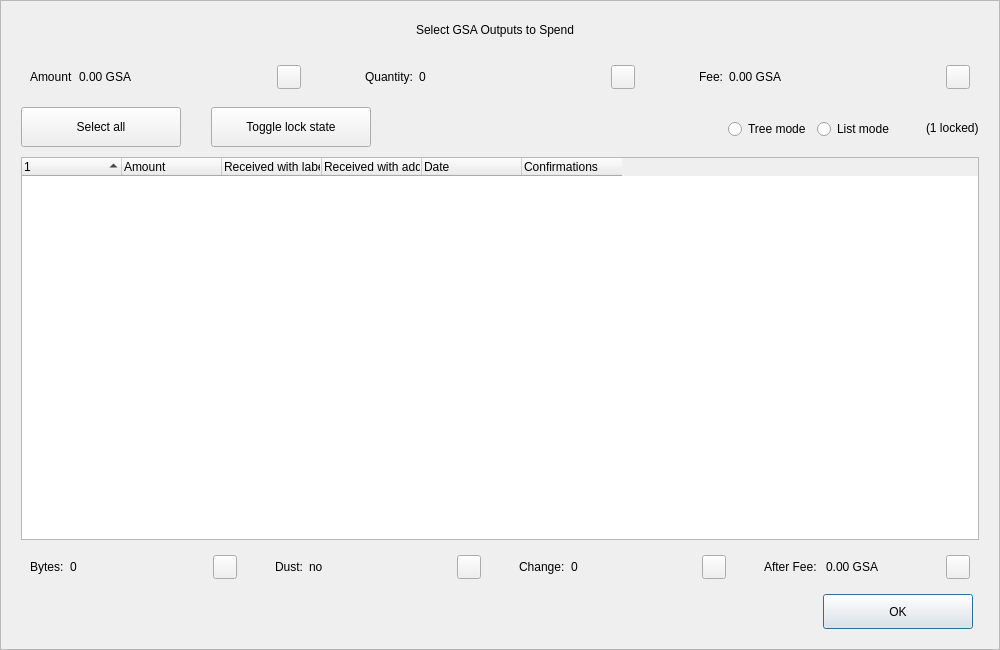
<?xml version="1.0" encoding="UTF-8"?>
<ui version="4.0">
 <class>CoinControlDialog</class>
 <widget class="QDialog" name="CoinControlDialog">
  <property name="geometry">
   <rect>
    <x>0</x>
    <y>0</y>
    <width>1000</width>
    <height>650</height>
   </rect>
  </property>
  <property name="minimumSize">
   <size>
    <width>950</width>
    <height>650</height>
   </size>
  </property>
  <property name="windowTitle">
   <string>Coin Selection</string>
  </property>
  <property name="styleSheet">
   <string notr="true"/>
  </property>
  <layout class="QVBoxLayout" name="verticalLayout">
   <property name="spacing">
    <number>0</number>
   </property>
   <property name="leftMargin">
    <number>0</number>
   </property>
   <property name="topMargin">
    <number>0</number>
   </property>
   <property name="rightMargin">
    <number>0</number>
   </property>
   <property name="bottomMargin">
    <number>0</number>
   </property>
   <item>
    <widget class="QFrame" name="frameContainer">
     <property name="toolTipDuration">
      <number>0</number>
     </property>
     <property name="frameShape">
      <enum>QFrame::StyledPanel</enum>
     </property>
     <property name="frameShadow">
      <enum>QFrame::Raised</enum>
     </property>
     <layout class="QVBoxLayout" name="verticalLayout_2">
      <property name="leftMargin">
       <number>0</number>
      </property>
      <property name="rightMargin">
       <number>0</number>
      </property>
      <property name="bottomMargin">
       <number>20</number>
      </property>
      <item>
       <layout class="QHBoxLayout" name="horizontalLayout_12">
        <property name="spacing">
         <number>0</number>
        </property>
        <property name="leftMargin">
         <number>20</number>
        </property>
        <property name="rightMargin">
         <number>30</number>
        </property>
        <item>
         <spacer name="horizontalSpacer_4">
          <property name="orientation">
           <enum>Qt::Horizontal</enum>
          </property>
          <property name="sizeHint" stdset="0">
           <size>
            <width>40</width>
            <height>20</height>
           </size>
          </property>
         </spacer>
        </item>
        <item>
         <widget class="QLabel" name="labelTitle">
          <property name="minimumSize">
           <size>
            <width>0</width>
            <height>40</height>
           </size>
          </property>
          <property name="maximumSize">
           <size>
            <width>16777215</width>
            <height>40</height>
           </size>
          </property>
          <property name="text">
           <string>Select GSA Outputs to Spend</string>
          </property>
          <property name="alignment">
           <set>Qt::AlignCenter</set>
          </property>
          <property name="margin">
           <number>7</number>
          </property>
         </widget>
        </item>
        <item>
         <spacer name="horizontalSpacer_5">
          <property name="orientation">
           <enum>Qt::Horizontal</enum>
          </property>
          <property name="sizeHint" stdset="0">
           <size>
            <width>40</width>
            <height>20</height>
           </size>
          </property>
         </spacer>
        </item>
       </layout>
      </item>
      <item>
       <layout class="QHBoxLayout" name="horizontalLayout_8">
        <property name="leftMargin">
         <number>20</number>
        </property>
        <property name="rightMargin">
         <number>20</number>
        </property>
        <item>
         <widget class="QWidget" name="layoutAmount" native="true">
          <layout class="QHBoxLayout" name="horizontalLayout_9" stretch="0,1,0">
           <item>
            <widget class="QLabel" name="labelCoinControlAmountText">
             <property name="text">
              <string>Amount</string>
             </property>
            </widget>
           </item>
           <item>
            <widget class="QLabel" name="labelCoinControlAmount">
             <property name="text">
              <string>0.00 GSA</string>
             </property>
            </widget>
           </item>
           <item alignment="Qt::AlignHCenter|Qt::AlignVCenter">
            <widget class="QPushButton" name="pushButtonAmount">
             <property name="minimumSize">
              <size>
               <width>0</width>
               <height>24</height>
              </size>
             </property>
             <property name="maximumSize">
              <size>
               <width>24</width>
               <height>26</height>
              </size>
             </property>
             <property name="focusPolicy">
              <enum>Qt::NoFocus</enum>
             </property>
             <property name="styleSheet">
              <string notr="true">padding-bottom:2px;
padding-right:4px;</string>
             </property>
             <property name="text">
              <string/>
             </property>
            </widget>
           </item>
          </layout>
         </widget>
        </item>
        <item>
         <spacer name="horizontalSpacer_2">
          <property name="orientation">
           <enum>Qt::Horizontal</enum>
          </property>
          <property name="sizeType">
           <enum>QSizePolicy::Fixed</enum>
          </property>
          <property name="sizeHint" stdset="0">
           <size>
            <width>40</width>
            <height>20</height>
           </size>
          </property>
         </spacer>
        </item>
        <item>
         <widget class="QWidget" name="layoutQuantity" native="true">
          <layout class="QHBoxLayout" name="horizontalLayout_10" stretch="0,1,0">
           <item>
            <widget class="QLabel" name="labelCoinControlQuantityText">
             <property name="text">
              <string>Quantity:</string>
             </property>
            </widget>
           </item>
           <item>
            <widget class="QLabel" name="labelCoinControlQuantity">
             <property name="text">
              <string>0</string>
             </property>
            </widget>
           </item>
           <item alignment="Qt::AlignHCenter|Qt::AlignVCenter">
            <widget class="QPushButton" name="pushButtonQuantity">
             <property name="minimumSize">
              <size>
               <width>0</width>
               <height>24</height>
              </size>
             </property>
             <property name="maximumSize">
              <size>
               <width>24</width>
               <height>26</height>
              </size>
             </property>
             <property name="focusPolicy">
              <enum>Qt::NoFocus</enum>
             </property>
             <property name="styleSheet">
              <string notr="true">padding-bottom:2px;
               padding-right:4px;</string>
             </property>
             <property name="text">
              <string/>
             </property>
            </widget>
           </item>
          </layout>
         </widget>
        </item>
        <item>
         <spacer name="horizontalSpacer_22">
          <property name="orientation">
           <enum>Qt::Horizontal</enum>
          </property>
          <property name="sizeType">
           <enum>QSizePolicy::Fixed</enum>
          </property>
          <property name="sizeHint" stdset="0">
           <size>
            <width>40</width>
            <height>20</height>
           </size>
          </property>
         </spacer>
        </item>
        <item>
         <widget class="QWidget" name="layoutFee" native="true">
          <layout class="QHBoxLayout" name="horizontalLayout_11" stretch="0,1,0">
           <item>
            <widget class="QLabel" name="labelCoinControlFeeText">
             <property name="text">
              <string>Fee:</string>
             </property>
            </widget>
           </item>
           <item>
            <widget class="QLabel" name="labelCoinControlFee">
             <property name="text">
              <string>0.00 GSA</string>
             </property>
            </widget>
           </item>
           <item alignment="Qt::AlignHCenter|Qt::AlignVCenter">
            <widget class="QPushButton" name="pushButtonFee">
             <property name="minimumSize">
              <size>
               <width>0</width>
               <height>24</height>
              </size>
             </property>
             <property name="maximumSize">
              <size>
               <width>24</width>
               <height>26</height>
              </size>
             </property>
             <property name="focusPolicy">
              <enum>Qt::NoFocus</enum>
             </property>
             <property name="styleSheet">
              <string notr="true">padding-bottom:2px;
               padding-right:4px;</string>
             </property>
             <property name="text">
              <string/>
             </property>
            </widget>
           </item>
          </layout>
         </widget>
        </item>
       </layout>
      </item>
      <item>
       <widget class="QFrame" name="frame">
        <property name="minimumSize">
         <size>
          <width>0</width>
          <height>40</height>
         </size>
        </property>
        <property name="styleSheet">
         <string notr="true">#frame {
	border:0;
}</string>
        </property>
        <property name="frameShape">
         <enum>QFrame::StyledPanel</enum>
        </property>
        <property name="frameShadow">
         <enum>QFrame::Sunken</enum>
        </property>
        <layout class="QHBoxLayout" name="horizontalLayout">
         <property name="spacing">
          <number>0</number>
         </property>
         <property name="leftMargin">
          <number>20</number>
         </property>
         <property name="topMargin">
          <number>0</number>
         </property>
         <property name="rightMargin">
          <number>20</number>
         </property>
         <property name="bottomMargin">
          <number>0</number>
         </property>
         <item>
          <layout class="QHBoxLayout" name="horizontalLayoutPanel" stretch="0,0,0,0,0,0">
           <property name="spacing">
            <number>20</number>
           </property>
           <item>
            <widget class="QPushButton" name="pushButtonSelectAll">
             <property name="sizePolicy">
              <sizepolicy hsizetype="Maximum" vsizetype="Fixed">
               <horstretch>0</horstretch>
               <verstretch>0</verstretch>
              </sizepolicy>
             </property>
             <property name="minimumSize">
              <size>
               <width>160</width>
               <height>40</height>
              </size>
             </property>
             <property name="maximumSize">
              <size>
               <width>16777215</width>
               <height>40</height>
              </size>
             </property>
             <property name="text">
              <string>Select all</string>
             </property>
             <property name="checkable">
              <bool>true</bool>
             </property>
             <property name="checked">
              <bool>false</bool>
             </property>
             <property name="autoExclusive">
              <bool>false</bool>
             </property>
             <property name="autoDefault">
              <bool>false</bool>
             </property>
            </widget>
           </item>
           <item>
            <spacer name="horizontalSpacer_6">
             <property name="orientation">
              <enum>Qt::Horizontal</enum>
             </property>
             <property name="sizeType">
              <enum>QSizePolicy::Fixed</enum>
             </property>
             <property name="sizeHint" stdset="0">
              <size>
               <width>10</width>
               <height>20</height>
              </size>
             </property>
            </spacer>
           </item>
           <item>
            <widget class="QPushButton" name="pushButtonToggleLock">
             <property name="sizePolicy">
              <sizepolicy hsizetype="Maximum" vsizetype="Fixed">
               <horstretch>0</horstretch>
               <verstretch>0</verstretch>
              </sizepolicy>
             </property>
             <property name="minimumSize">
              <size>
               <width>160</width>
               <height>40</height>
              </size>
             </property>
             <property name="maximumSize">
              <size>
               <width>16777215</width>
               <height>40</height>
              </size>
             </property>
             <property name="text">
              <string>Toggle lock state</string>
             </property>
             <property name="checkable">
              <bool>true</bool>
             </property>
             <property name="autoExclusive">
              <bool>false</bool>
             </property>
             <property name="autoDefault">
              <bool>false</bool>
             </property>
            </widget>
           </item>
           <item>
            <spacer name="horizontalSpacer_7">
             <property name="orientation">
              <enum>Qt::Horizontal</enum>
             </property>
             <property name="sizeType">
              <enum>QSizePolicy::Expanding</enum>
             </property>
             <property name="sizeHint" stdset="0">
              <size>
               <width>30</width>
               <height>20</height>
              </size>
             </property>
            </spacer>
           </item>
           <item alignment="Qt::AlignRight">
            <widget class="QGroupBox" name="groupBox_2">
             <property name="styleSheet">
              <string notr="true">#groupBox_2 {
    background-color:transparent;
    border-radius:0;
}</string>
             </property>
             <property name="title">
              <string/>
             </property>
             <layout class="QHBoxLayout" name="horizontalLayout_14">
              <item>
               <widget class="QRadioButton" name="radioTreeMode">
                <property name="sizePolicy">
                 <sizepolicy hsizetype="Maximum" vsizetype="Fixed">
                  <horstretch>0</horstretch>
                  <verstretch>0</verstretch>
                 </sizepolicy>
                </property>
                <property name="text">
                 <string>Tree mode</string>
                </property>
               </widget>
              </item>
              <item>
               <widget class="QRadioButton" name="radioListMode">
                <property name="sizePolicy">
                 <sizepolicy hsizetype="Maximum" vsizetype="Fixed">
                  <horstretch>0</horstretch>
                  <verstretch>0</verstretch>
                 </sizepolicy>
                </property>
                <property name="text">
                 <string>List mode</string>
                </property>
                <property name="checked">
                 <bool>false</bool>
                </property>
               </widget>
              </item>
             </layout>
            </widget>
           </item>
           <item>
            <widget class="QLabel" name="labelLocked">
             <property name="text">
              <string>(1 locked)</string>
             </property>
            </widget>
           </item>
          </layout>
         </item>
        </layout>
       </widget>
      </item>
      <item>
       <layout class="QHBoxLayout" name="horizontalLayout_13">
        <property name="leftMargin">
         <number>20</number>
        </property>
        <property name="rightMargin">
         <number>20</number>
        </property>
        <item>
         <widget class="CoinControlTreeWidget" name="treeWidget">
          <property name="contextMenuPolicy">
           <enum>Qt::CustomContextMenu</enum>
          </property>
          <property name="styleSheet">
           <string notr="true"/>
          </property>
          <property name="sortingEnabled">
           <bool>false</bool>
          </property>
          <property name="columnCount">
           <number>6</number>
          </property>
          <attribute name="headerShowSortIndicator" stdset="0">
           <bool>true</bool>
          </attribute>
          <attribute name="headerStretchLastSection">
           <bool>false</bool>
          </attribute>
          <column>
           <property name="text">
            <string/>
           </property>
          </column>
          <column>
           <property name="text">
            <string>Amount</string>
           </property>
          </column>
          <column>
           <property name="text">
            <string>Received with label</string>
           </property>
          </column>
          <column>
           <property name="text">
            <string>Received with address</string>
           </property>
          </column>
          <column>
           <property name="text">
            <string>Date</string>
           </property>
          </column>
          <column>
           <property name="text">
            <string>Confirmations</string>
           </property>
           <property name="toolTip">
            <string>Confirmed</string>
           </property>
          </column>
         </widget>
        </item>
       </layout>
      </item>
      <item>
       <layout class="QHBoxLayout" name="horizontalLayout_3">
        <property name="spacing">
         <number>20</number>
        </property>
        <property name="leftMargin">
         <number>20</number>
        </property>
        <property name="rightMargin">
         <number>20</number>
        </property>
        <item>
         <widget class="QWidget" name="layoutBytes" native="true">
          <layout class="QHBoxLayout" name="horizontalLayout_4" stretch="0,1,0">
           <item>
            <widget class="QLabel" name="labelCoinControlBytesText">
             <property name="text">
              <string>Bytes:</string>
             </property>
            </widget>
           </item>
           <item>
            <widget class="QLabel" name="labelCoinControlBytes">
             <property name="text">
              <string>0</string>
             </property>
            </widget>
           </item>
           <item alignment="Qt::AlignHCenter|Qt::AlignVCenter">
            <widget class="QPushButton" name="pushButtonBytes">
             <property name="minimumSize">
              <size>
               <width>0</width>
               <height>24</height>
              </size>
             </property>
             <property name="maximumSize">
              <size>
               <width>24</width>
               <height>26</height>
              </size>
             </property>
             <property name="focusPolicy">
              <enum>Qt::NoFocus</enum>
             </property>
             <property name="styleSheet">
              <string notr="true">padding-bottom:2px;
               padding-right:4px;</string>
             </property>
             <property name="text">
              <string/>
             </property>
            </widget>
           </item>
          </layout>
         </widget>
        </item>
        <item>
         <widget class="QWidget" name="layoutDust" native="true">
          <layout class="QHBoxLayout" name="horizontalLayout_5" stretch="0,1,0">
           <item>
            <widget class="QLabel" name="labelCoinControlLowOutputText">
             <property name="text">
              <string>Dust:</string>
             </property>
            </widget>
           </item>
           <item>
            <widget class="QLabel" name="labelCoinControlLowOutput">
             <property name="text">
              <string>no</string>
             </property>
            </widget>
           </item>
           <item alignment="Qt::AlignHCenter|Qt::AlignVCenter">
            <widget class="QPushButton" name="pushButtonDust">
             <property name="minimumSize">
              <size>
               <width>0</width>
               <height>24</height>
              </size>
             </property>
             <property name="maximumSize">
              <size>
               <width>24</width>
               <height>26</height>
              </size>
             </property>
             <property name="focusPolicy">
              <enum>Qt::NoFocus</enum>
             </property>
             <property name="styleSheet">
              <string notr="true">padding-bottom:2px;
               padding-right:4px;</string>
             </property>
             <property name="text">
              <string/>
             </property>
            </widget>
           </item>
          </layout>
         </widget>
        </item>
        <item>
         <widget class="QWidget" name="layoutChange" native="true">
          <layout class="QHBoxLayout" name="horizontalLayout_6" stretch="0,1,0">
           <item>
            <widget class="QLabel" name="labelCoinControlChangeText">
             <property name="text">
              <string>Change:</string>
             </property>
            </widget>
           </item>
           <item>
            <widget class="QLabel" name="labelCoinControlChange">
             <property name="text">
              <string>0</string>
             </property>
            </widget>
           </item>
           <item alignment="Qt::AlignHCenter|Qt::AlignVCenter">
            <widget class="QPushButton" name="pushButtonChange">
             <property name="minimumSize">
              <size>
               <width>0</width>
               <height>24</height>
              </size>
             </property>
             <property name="maximumSize">
              <size>
               <width>24</width>
               <height>26</height>
              </size>
             </property>
             <property name="focusPolicy">
              <enum>Qt::NoFocus</enum>
             </property>
             <property name="styleSheet">
              <string notr="true">padding-bottom:2px;
               padding-right:4px;</string>
             </property>
             <property name="text">
              <string/>
             </property>
            </widget>
           </item>
          </layout>
         </widget>
        </item>
        <item>
         <widget class="QWidget" name="layoutAfter" native="true">
          <layout class="QHBoxLayout" name="horizontalLayout_7" stretch="0,1,0">
           <item>
            <widget class="QLabel" name="labelCoinControlAfterFeeText">
             <property name="text">
              <string>After Fee: </string>
             </property>
            </widget>
           </item>
           <item>
            <widget class="QLabel" name="labelCoinControlAfterFee">
             <property name="text">
              <string>0.00 GSA</string>
             </property>
            </widget>
           </item>
           <item alignment="Qt::AlignHCenter|Qt::AlignVCenter">
            <widget class="QPushButton" name="pushButtonAlterFee">
             <property name="minimumSize">
              <size>
               <width>0</width>
               <height>24</height>
              </size>
             </property>
             <property name="maximumSize">
              <size>
               <width>24</width>
               <height>26</height>
              </size>
             </property>
             <property name="focusPolicy">
              <enum>Qt::NoFocus</enum>
             </property>
             <property name="styleSheet">
              <string notr="true">padding-bottom:2px;
               padding-right:4px;</string>
             </property>
             <property name="text">
              <string/>
             </property>
            </widget>
           </item>
          </layout>
         </widget>
        </item>
       </layout>
      </item>
      <item>
       <layout class="QHBoxLayout" name="horizontalLayout_2">
        <property name="spacing">
         <number>0</number>
        </property>
        <property name="leftMargin">
         <number>20</number>
        </property>
        <property name="rightMargin">
         <number>26</number>
        </property>
        <item>
         <spacer name="horizontalSpacer_3">
          <property name="orientation">
           <enum>Qt::Horizontal</enum>
          </property>
          <property name="sizeHint" stdset="0">
           <size>
            <width>558</width>
            <height>20</height>
           </size>
          </property>
         </spacer>
        </item>
        <item>
         <widget class="QPushButton" name="pushButtonOk">
          <property name="minimumSize">
           <size>
            <width>150</width>
            <height>35</height>
           </size>
          </property>
          <property name="text">
           <string>OK</string>
          </property>
         </widget>
        </item>
       </layout>
      </item>
     </layout>
    </widget>
   </item>
  </layout>
 </widget>
 <customwidgets>
  <customwidget>
   <class>CoinControlTreeWidget</class>
   <extends>QTreeWidget</extends>
   <header>coincontroltreewidget.h</header>
  </customwidget>
 </customwidgets>
 <resources/>
 <connections/>
</ui>
